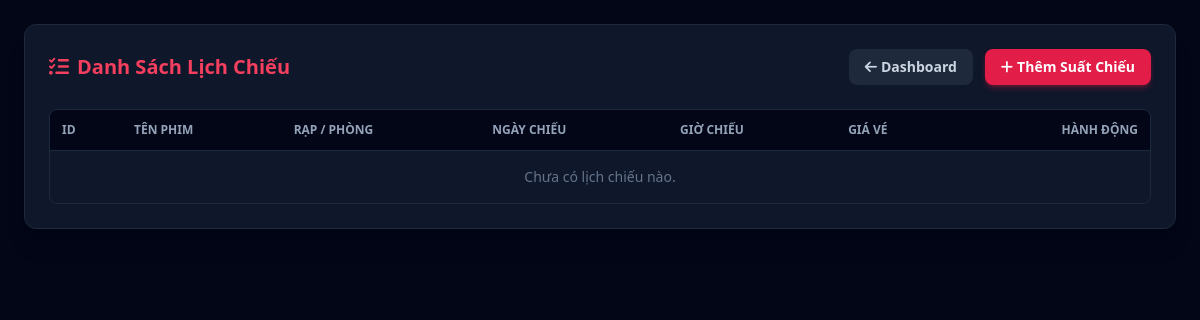
Before: /admin/showtimes_list.php (signed in) with the older database file.
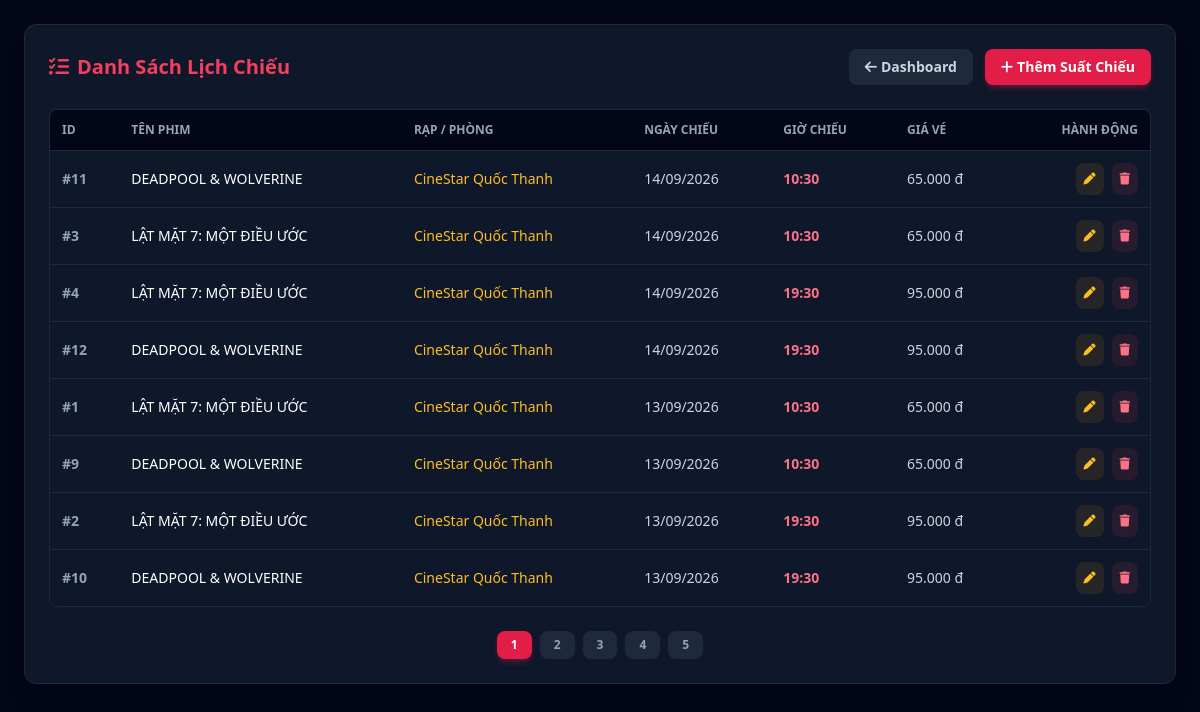
After: the same page with the newer database file.
### tables this page shows
CREATE TABLE IF NOT EXISTS `showtimes` (
  `id` INT AUTO_INCREMENT PRIMARY KEY,
  `movie_id` INT NOT NULL,
  `cinema_id` INT NOT NULL,
  `show_date` DATE NOT NULL,
  `show_time` TIME NOT NULL,
  `price` DECIMAL(10,2) NOT NULL DEFAULT 75000.00,
  FOREIGN KEY (`movie_id`) REFERENCES `movies`(`id`) ON DELETE CASCADE,
  FOREIGN KEY (`cinema_id`) REFERENCES `cinemas`(`id`) ON DELETE CASCADE
);

CREATE TABLE IF NOT EXISTS `movies` (
  `id` INT AUTO_INCREMENT PRIMARY KEY,
  `title` VARCHAR(255) NOT NULL,
  `director` VARCHAR(255) DEFAULT NULL,
  `cast` TEXT DEFAULT NULL,
  `genre` VARCHAR(255) NOT NULL,
  `duration` INT NOT NULL,
  `release_date` DATE DEFAULT NULL,
  `poster` VARCHAR(255) NOT NULL DEFAULT 'default-poster.jpg',
  `description` TEXT DEFAULT NULL,
  `trailer_url` VARCHAR(255) DEFAULT NULL,
  `status` ENUM('now_showing', 'coming_soon') DEFAULT 'now_showing',
  `created_at` TIMESTAMP DEFAULT CURRENT_TIMESTAMP
);

CREATE TABLE IF NOT EXISTS `cinemas` (
  `id` INT AUTO_INCREMENT PRIMARY KEY,
  `name` VARCHAR(100) NOT NULL,
  `address` VARCHAR(255) NOT NULL
);

### admin/showtimes_list.php (the view, shortened to what this page needs)
<?php
require_once '../config/db.php';
$limit = 10;
$page = isset($_GET['page']) && is_numeric($_GET['page']) ? (int)$_GET['page'] : 1;
$offset = ($page - 1) * $limit;
$totalRows = $pdo->query("SELECT COUNT(*) FROM showtimes")->fetchColumn();
$totalPages = ceil($totalRows / $limit);
$sql = "SELECT s.id, s.show_date, s.show_time, s.price, m.title AS movie_title, c.name AS cinema_name
        FROM showtimes s
        JOIN movies m ON s.movie_id = m.id
        JOIN cinemas c ON s.cinema_id = c.id
        ORDER BY s.show_date DESC, s.show_time ASC
        LIMIT :limit OFFSET :offset";
$stmt = $pdo->prepare($sql);
$stmt->bindValue(':limit', $limit, PDO::PARAM_INT);
$stmt->bindValue(':offset', $offset, PDO::PARAM_INT);
$stmt->execute();
$showtimes = $stmt->fetchAll();
?>
<!DOCTYPE html>
<html lang="vi">
<head>
    <script src="https://cdn.tailwindcss.com"></script>
    <link rel="stylesheet" href="https://cdnjs.cloudflare.com/ajax/libs/font-awesome/6.4.2/css/all.min.css">
</head>
<body class="bg-slate-950 text-slate-100 p-6 min-h-screen">
    <div class="max-w-6xl mx-auto bg-slate-900 border border-slate-800 rounded-xl p-6 shadow-xl">
        <div class="flex justify-between items-center mb-6">
            <h2 class="text-xl font-bold text-rose-500"><i class="fa-solid fa-list-check mr-2"></i>Danh Sách Lịch Chiếu</h2>
            <div class="flex items-center gap-3">
                <a href="index.php" class="bg-slate-800 hover:bg-slate-700 text-slate-300 text-sm font-semibold px-4 py-2 rounded-lg transition-all">
                    <i class="fa-solid fa-arrow-left mr-1"></i>Dashboard
                </a>
                <a href="showtime_add.php" class="bg-rose-600 hover:bg-rose-700 text-white text-sm font-semibold px-4 py-2 rounded-lg transition-all shadow-md shadow-rose-600/30">
                    <i class="fa-solid fa-plus mr-1"></i>Thêm Suất Chiếu
                </a>
            </div>
        </div>
        <div class="overflow-x-auto rounded-lg border border-slate-800">
            <table class="w-full text-left text-sm text-slate-300">
                <thead class="bg-slate-950 text-xs uppercase text-slate-400 border-b border-slate-800">
                    <tr>
                        <th class="p-3">ID</th>
                        <th class="p-3">Tên Phim</th>
                        <th class="p-3">Rạp / Phòng</th>
                        <th class="p-3">Ngày Chiếu</th>
                        <th class="p-3">Giờ Chiếu</th>
                        <th class="p-3">Giá Vé</th>
                        <th class="p-3 text-right">Hành Động</th>
                    </tr>
                </thead>
                <tbody class="divide-y divide-slate-800">
                    <?php if (count($showtimes) > 0): ?>
                        <?php foreach ($showtimes as $s): ?>
                            <tr class="hover:bg-slate-800/50">
                                <td class="p-3 font-semibold text-slate-400">#<?= $s['id'] ?></td>
                                <td class="p-3 font-medium text-white"><?= htmlspecialchars($s['movie_title']) ?></td>
                                <td class="p-3 text-amber-400"><?= htmlspecialchars($s['cinema_name']) ?></td>
                                <td class="p-3"><?= date('d/m/Y', strtotime($s['show_date'])) ?></td>
                                <td class="p-3 font-bold text-rose-400"><?= date('H:i', strtotime($s['show_time'])) ?></td>
                                <td class="p-3"><?= number_format($s['price'], 0, ',', '.') ?> đ</td>
                                <td class="p-3 text-right">
                                    <div class="flex items-center justify-end gap-2">
                                        <a href="showtime_edit.php?id=<?= $s['id'] ?>" class="p-2 bg-amber-500/10 text-amber-400 hover:bg-amber-500 hover:text-white rounded-lg transition-all text-xs" title="Sửa">
                                            <i class="fa-solid fa-pen"></i>
                                        </a>
                                        <a href="showtimes_list.php?delete_id=<?= $s['id'] ?>" onclick="return confirm('Bạn có chắc muốn xóa suất chiếu này?')" class="p-2 bg-rose-500/10 text-rose-400 hover:bg-rose-500 hover:text-white rounded-lg transition-all text-xs" title="Xóa">
                                            <i class="fa-solid fa-trash"></i>
                                        </a>
                                    </div>
                                </td>
                            </tr>
                        <?php endforeach; ?>
                    <?php else: ?>
                        <tr><td colspan="7" class="p-4 text-center text-slate-500">Chưa có lịch chiếu nào.</td></tr>
                    <?php endif; ?>
                </tbody>
            </table>
        </div>
        <?php if ($totalPages > 1): ?>
            <div class="flex justify-center items-center gap-2 mt-6">
                <?php for ($i = 1; $i <= $totalPages; $i++): ?>
                    <a href="?page=<?= $i ?>" class="px-3.5 py-1.5 rounded-lg text-xs font-semibold transition-all <?= $i === $page ? 'bg-rose-600 text-white shadow-md shadow-rose-600/30' : 'bg-slate-800 text-slate-400 hover:text-white' ?>">
                        <?= $i ?>
                    </a>
                <?php endfor; ?>
            </div>
        <?php endif; ?>
    </div>
</body>
</html>

Changed rows visible on the page:
added showtimes: id "11", movie.title "DEADPOOL & WOLVERINE", cinema.name "CineStar Quốc Thanh", show_date "14/09/2026", show_time "10:30", price "65.000"
added showtimes: id "3", movie.title "LẬT MẶT 7: MỘT ĐIỀU ƯỚC", cinema.name "CineStar Quốc Thanh", show_date "14/09/2026", show_time "10:30", price "65.000"
added showtimes: id "4", movie.title "LẬT MẶT 7: MỘT ĐIỀU ƯỚC", cinema.name "CineStar Quốc Thanh", show_date "14/09/2026", show_time "19:30", price "95.000"
added showtimes: id "12", movie.title "DEADPOOL & WOLVERINE", cinema.name "CineStar Quốc Thanh", show_date "14/09/2026", show_time "19:30", price "95.000"
added showtimes: id "1", movie.title "LẬT MẶT 7: MỘT ĐIỀU ƯỚC", cinema.name "CineStar Quốc Thanh", show_date "13/09/2026", show_time "10:30", price "65.000"
added showtimes: id "9", movie.title "DEADPOOL & WOLVERINE", cinema.name "CineStar Quốc Thanh", show_date "13/09/2026", show_time "10:30", price "65.000"
added showtimes: id "2", movie.title "LẬT MẶT 7: MỘT ĐIỀU ƯỚC", cinema.name "CineStar Quốc Thanh", show_date "13/09/2026", show_time "19:30", price "95.000"
added showtimes: id "10", movie.title "DEADPOOL & WOLVERINE", cinema.name "CineStar Quốc Thanh", show_date "13/09/2026", show_time "19:30", price "95.000"
Other visible differences:
new list line: "1"
new list line: "2"
new list line: "3"
new list line: "4"
new list line: "5"
text no longer shown: "Chưa có lịch chiếu nào."
